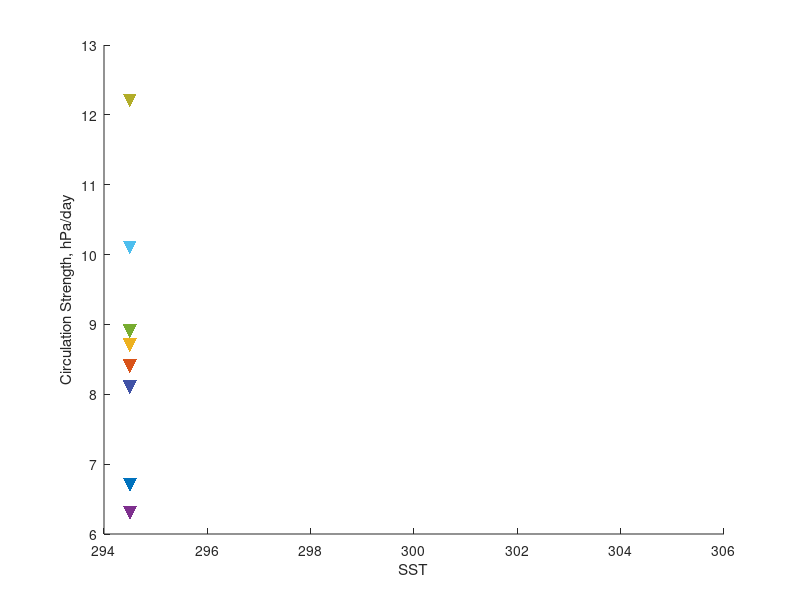

MATLAB code to generate this figure: (Note: this script raises an error after producing the figure.)
%
% levi silvers                                            October 7, 2020 
%
% add additional models
% add colors for each model
% plot Circulation intensity (addition of up and down)

% these colors are commonly used in matlab, some of them are nice. 
%c1=[0 0.4470 0.7410];
%c2=[0.3010 0.7450 0.9330];
%c3=[0.4660 0.6740 0.1880];
%c4=[0.4940 0.1840 0.5560]; 
%c5=[0.9290 0.6940 0.1250];
%c6=[0.8500 0.3250 0.0980];
%c7=[0.6350 0.0780 0.1840];

%[red green blue]
c1=[0.4940 0.1840 0.5560]; % purple
c2=[0.25 0.32 0.65]; % 
c3=[0 0.4470 0.7410]; % darkish blue
c4=[0.42 0.38 0.4]; % 
c5=[0.3010 0.7450 0.9330]; % light blue
c6=[0.9290 0.6940 0.1250]; % gentle yellow
c7=[0.70 0.68 0.16]; % gentle yellow
c8=[0.8500 0.3250 0.0980]; % rusty
c9=[0.4660 0.6740 0.1880]; % green
c10=[0.6500 0.48 0.14]; % 
c11=[0.6350 0.0780 0.1840];


col(1,:)=c1;
col(2,:)=c2;
col(3,:)=c3;
col(4,:)=c4;
col(5,:)=c5;
col(6,:)=c6;
col(7,:)=c7;
col(8,:)=c8;
col(9,:)=c9;

circ_gcm(:,:,1)=[6.3 6.7;17.8 31.9;16.3 23.6];  % CAM5
circ_gcm(:,:,2)=[8.1 8.5;8.3 8.0;15.3 12.6];    % CAM6
circ_gcm(:,:,3)=[6.7 6.5;5.6 6.9;5.6 6.1];      % SPX-CAM
circ_gcm(:,:,4)=[10.1 8.6;7.6 7.3;6.7 6.4];	% SP-CAM
circ_gcm(:,:,5)=[10.1 8.6;7.6 7.3;6.7 6.4];     % should be ICON
circ_gcm(:,:,6)=[8.7 9.1;9.0 10.6;8.2 10.7];    % SAM0-UNICON
circ_gcm(:,:,7)=[12.2 10.2;10.2 8.6;9.6 10.3];  % CNRM-CM6-1 
circ_gcm(:,:,8)=[8.4 8.3;7.0 8.9;10.3 13.9];    % GEOS-GCM 
circ_gcm(:,:,9)=[8.9 8.4;8.8 8.8;8.9 9.3];      % ECHAM

sst_a=[295 295 295 295 295 295 295 295 295];
sst_c=[305 305 305 305 305 305 305 305 305];
sst_b=[300 300 300 300 300 300 300 300 300];

figure
scatter(sst_a-0.5,circ_gcm(1,1,:),[],col,'filled','v','SizeData',100)
fig=gca;
hold on
xlim(fig,[294 306]);
xlabel('SST')
ylabel('Circulation Strength, hPa/day')
fig.XTick = [295 300 305]
%fig.XTickLabels =[" " " " " "]
fig.FontSize = 14;
fig.FontWeight = 'bold';
title('GCMs with Parameterized Convection')
scatter(sst_a,squeeze(sum(circ_gcm(1,:,:))),[],col,'filled','square','SizeData',100)
scatter(sst_b-0.5,circ_gcm(2,1,:),[],col,'filled','v','SizeData',100)
scatter(sst_b,squeeze(sum(circ_gcm(2,:,:))),[],col,'filled','square','SizeData',100)
scatter(sst_c-0.5,circ_gcm(3,1,:),[],col,'filled','v','SizeData',100)
scatter(sst_c,squeeze(sum(circ_gcm(3,:,:))),[],col,'filled','square','SizeData',100)
scatter(sst_a+0.5,circ_gcm(1,2,:),[],col,'filled','^','SizeData',100)
scatter(sst_b+0.5,circ_gcm(2,2,:),[],col,'filled','^','SizeData',100)
scatter(sst_c+0.5,circ_gcm(3,2,:),[],col,'filled','^','SizeData',100)
xlim([294 306])

%figure
%scatter(sst_a,circ_gcm(1,1,:),'filled')
%hold on
%scatter(sst_b,circ_gcm(2,1,:),'filled')
%scatter(sst_c,circ_gcm(3,1,:),'filled')
%scatter(sst_c,circ_gcm(3,2,:),100,'*')
%scatter(sst_b,circ_gcm(2,2,:),100,'*')
%scatter(sst_a,circ_gcm(1,2,:),100,'*')
%xlim([294 306])
